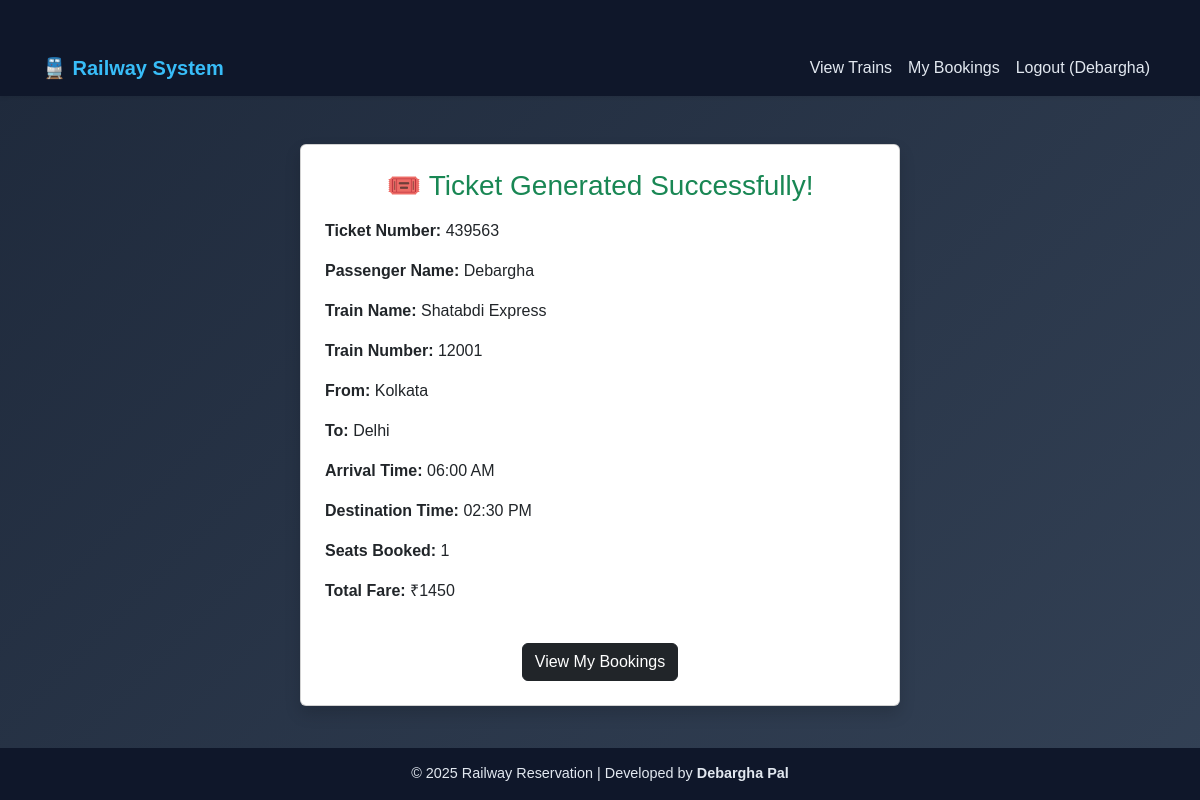
The page /ticket/3 (signed in) on the database its author committed.
### tables this page shows
CREATE TABLE booking (
    booking_id INTEGER PRIMARY KEY AUTOINCREMENT,
    passenger_name TEXT NOT NULL,
    train_no INTEGER NOT NULL,
    seats_booked INTEGER NOT NULL,
    total_fare INTEGER NOT NULL,
    FOREIGN KEY (train_no) REFERENCES train(train_no)
);

CREATE TABLE train (
    train_no INTEGER PRIMARY KEY,
    train_name TEXT NOT NULL,
    source TEXT NOT NULL,
    destination TEXT NOT NULL,
    total_seats INTEGER NOT NULL,
    fare INTEGER NOT NULL,
    arrival_time TEXT,
    destination_time TEXT
);

### app.py (the view)
@app.route('/ticket/<int:booking_id>')
def ticket(booking_id):
    if 'user' not in session:
        return redirect(url_for('login'))
    conn = get_db_connection()
    ticket = conn.execute('''
        SELECT b.booking_id, b.passenger_name, b.train_no, b.seats_booked, b.total_fare,
               t.train_name, t.source, t.destination, t.arrival_time, t.destination_time
        FROM booking b
        JOIN train t ON b.train_no = t.train_no
        WHERE b.booking_id = ?
    ''', (booking_id,)).fetchone()
    conn.close()
    if not ticket:
        return render_template('bookings.html', message="❌ Ticket not found.")
    random_ticket_no = random.randint(100000, 999999)
    return render_template('ticket.html', ticket=ticket, ticket_no=random_ticket_no)

### app.py (called while the page is built)
def get_db_connection():
    conn = sqlite3.connect('railway.db')
    conn.row_factory = sqlite3.Row
    return conn

### templates/ticket.html
{% extends 'base.html' %}
{% block content %}
<div class="card shadow p-4 mx-auto mt-5" style="max-width: 600px;">
  <h3 class="text-center mb-3 text-success">🎟️ Ticket Generated Successfully!</h3>
  <p><strong>Ticket Number:</strong> {{ ticket_no }}</p>
  <p><strong>Passenger Name:</strong> {{ ticket.passenger_name }}</p>
  <p><strong>Train Name:</strong> {{ ticket.train_name }}</p>
  <p><strong>Train Number:</strong> {{ ticket.train_no }}</p>
  <p><strong>From:</strong> {{ ticket.source }}</p>
  <p><strong>To:</strong> {{ ticket.destination }}</p>
  <p><strong>Arrival Time:</strong> {{ ticket.arrival_time }}</p>
  <p><strong>Destination Time:</strong> {{ ticket.destination_time }}</p>
  <p><strong>Seats Booked:</strong> {{ ticket.seats_booked }}</p>
  <p><strong>Total Fare:</strong> ₹{{ ticket.total_fare }}</p>
  <div class="text-center mt-4">
    <a href="/my_bookings" class="btn btn-dark">View My Bookings</a>
  </div>
</div>
{% endblock %}

### templates/base.html (shortened to what this page needs)
<!DOCTYPE html>
<html lang="en">
<head>
    <link href="https://cdn.jsdelivr.net/npm/bootstrap@5.3.2/dist/css/bootstrap.min.css" rel="stylesheet">
    <link rel="stylesheet" href="{{ url_for('static', filename='style.css') }}">
</head>
<body>
    <nav class="navbar navbar-expand-lg navbar-dark shadow-sm">
        <div class="container">
            <a class="navbar-brand" href="/">🚆 Railway System</a>
            <div id="navbarNav" class="collapse navbar-collapse">
               <ul class="navbar-nav ms-auto">
    {% if session.get('user') %}
        <li class="nav-item"><a class="nav-link" href="{{ url_for('view_trains') }}">View Trains</a></li>
        <li class="nav-item"><a class="nav-link" href="{{ url_for('my_bookings') }}">My Bookings</a></li>
        <li class="nav-item"><a class="nav-link text-danger" href="{{ url_for('logout') }}">Logout ({{ session['user'] }})</a></li>
    {% else %}
        <li class="nav-item"><a class="nav-link" href="{{ url_for('login') }}">Login</a></li>
        <li class="nav-item"><a class="nav-link" href="{{ url_for('signup') }}">Sign Up</a></li>
    {% endif %}
</ul>
            </div>
        </div>
    </nav>
    <div class="container">
        {% block content %}{% endblock %}
    </div>
    <footer>
        <p class="mb-0">&copy; 2025 Railway Reservation | Developed by <strong>Debargha Pal</strong></p>
    </footer>
</body>
</html>

### static/style.css (style rules this page uses)
body { background: linear-gradient(135deg, #1f1c2c, #928dab); color: #fff; font-family: 'Poppins', sans-serif; min-height: 100vh; }
footer { font-size: 0.9rem; }

### templates/base.html (style rules this page uses)
body { background: linear-gradient(135deg, #1e293b, #334155); color: #fff; font-family: 'Poppins', sans-serif; min-height: 100vh; }
nav.navbar { background: #0f172a !important; }
.nav-link { color: #e2e8f0 !important; font-weight: 500; }
.container { margin-top: 40px; }
footer { background: #0f172a; color: #e2e8f0; text-align: center; padding: 15px 0; position: fixed; bottom: 0; width: 100%; }
.navbar-brand { color: #38bdf8 !important; font-weight: 700; }

### rows shown on the page
booking: user "Debargha", passenger_name "Debargha", train_no "12001", seats_booked "1", total_fare "1450"
train: train_name "Shatabdi Express", source "Kolkata", destination "Delhi", arrival_time "06:00 AM", destination_time "02:30 PM"
